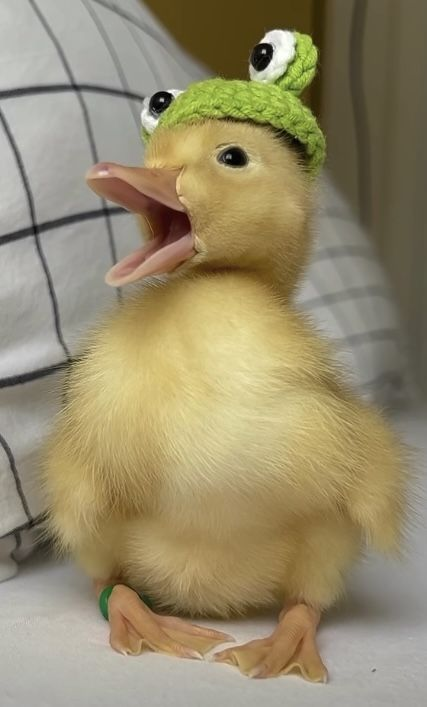
#> input picture Python_Projects/Kmeans_cluster_image_Playaraound/duck.jpg, 427 x 707 px
$ jupyter execute --allow-errors kmeans_image.ipynb
#> lines starting #> are read from the running program, lines starting #| are printed output that depends on the picture; after the words box and inside, x2 and y2 are one past the last pixel; in counts of white or black regions, pixels touching at a corner belong together
[cell 1]
import numpy as np
import matplotlib.image as image
import matplotlib.pyplot as plt
from sklearn.cluster import KMeans, DBSCAN

[cell 2]
def rgb2gray(rgb):
    return np.dot(rgb[...,:3], [0.2989, 0.5870, 0.1140])
k=2
e=3
m=2

[cell 3]
img1=image.imread("duck.jpg")
#> img1 is the input picture: shape (707, 427, 3); mean R, G, B 150.9, 139.8, 108.7
plt.imshow(img1)
print("Original image")
plt.show()

(h,w,c)=img1.shape
#> h = 707; w = 427; c = 3
img1_2d=img1.reshape(h*w,c)
kmean=KMeans(n_clusters=k)
kmean.fit(img1_2d)
predict=kmean.fit_predict(img1_2d)
centers=kmean.cluster_centers_
img_pred=np.reshape(centers.round(0).astype('int')[predict],(h,w,c))
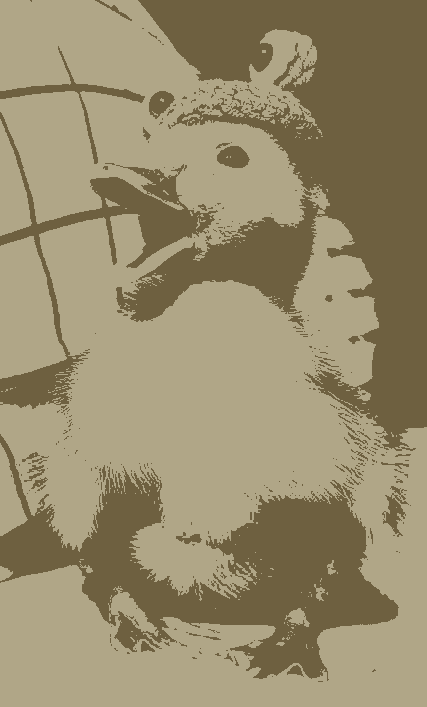
#> img_pred: shape (707, 427, 3) int64; mean of channels 0, 1, 2 151.3, 139.9, 108.5; drawn as R, G, B
plt.imshow(img_pred)
print(f"Image with {k} colours")
plt.show()

centers=rgb2gray(centers)
img_pred_g=np.reshape(centers.round(0).astype('int')[predict],(h,w))
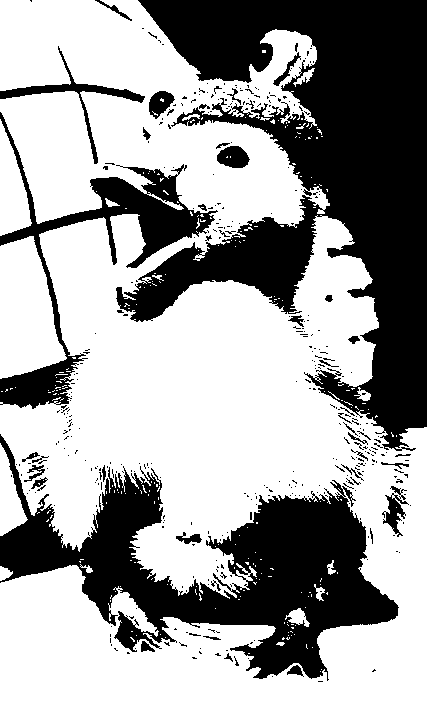
#> img_pred_g: shape (707, 427) int64; values 96 (black) and 166 (white), 62.6% white; 395 black regions (352 under 20 px), largest, box (x1, y1, x2, y2) and area: (116, 0, 427, 451) 61898, (0, 434, 399, 681) 34742, (0, 112, 218, 409) 9818
plt.imshow(img_pred_g, cmap=plt.get_cmap('gray'),vmin=0,vmax=255)
print(f"Image with {k} colours in B&W")
plt.show()

# [13 lines of commented-out code are left out]

$ run again, with Python_Projects/Kmeans_cluster_image_Playaraound/dog.jpg copied over Python_Projects/Kmeans_cluster_image_Playaraound/duck.jpg
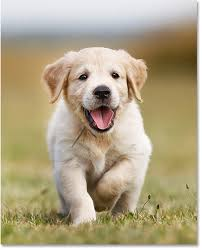
#> input picture Python_Projects/Kmeans_cluster_image_Playaraound/dog.jpg, 202 x 250 px
#> img1 is the input picture: shape (250, 202, 3); mean R, G, B 176.7, 164.1, 133.9
#> `img_pred_g=np.reshape(centers.round(0).astype('int')[predict],(h,w))`:
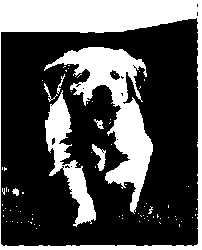
#> img_pred_g: shape (250, 202) int64; values 141 (black) and 214 (white), 32.1% white; 79 white regions (71 under 20 px), largest, box (x1, y1, x2, y2) and area: (0, 0, 202, 250) 7972, (44, 47, 153, 214) 5467, (45, 90, 96, 227) 2273
#> the loop `for i in np.unique(dbclust.labels_):` made 5 passes
#> after the loop `for i in np.unique(dbclust.labels_):`: clust = [[168.4, 154.6, 128.8], [227.1, 228.2, 233.1], [254.4, 254.6, 254.9], [237.4, 226.4, 217.1], [172.6, 157.9, 102.5]]
#> `img_pred_db=np.reshape(np.array(clust).round(0).astype('int')[predict_..`:
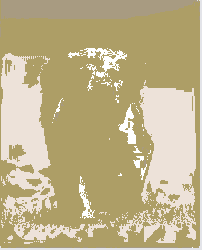
#> img_pred_db: shape (250, 202, 3) int64; mean of channels 0, 1, 2 191.6, 178.5, 138.7; drawn as R, G, B
